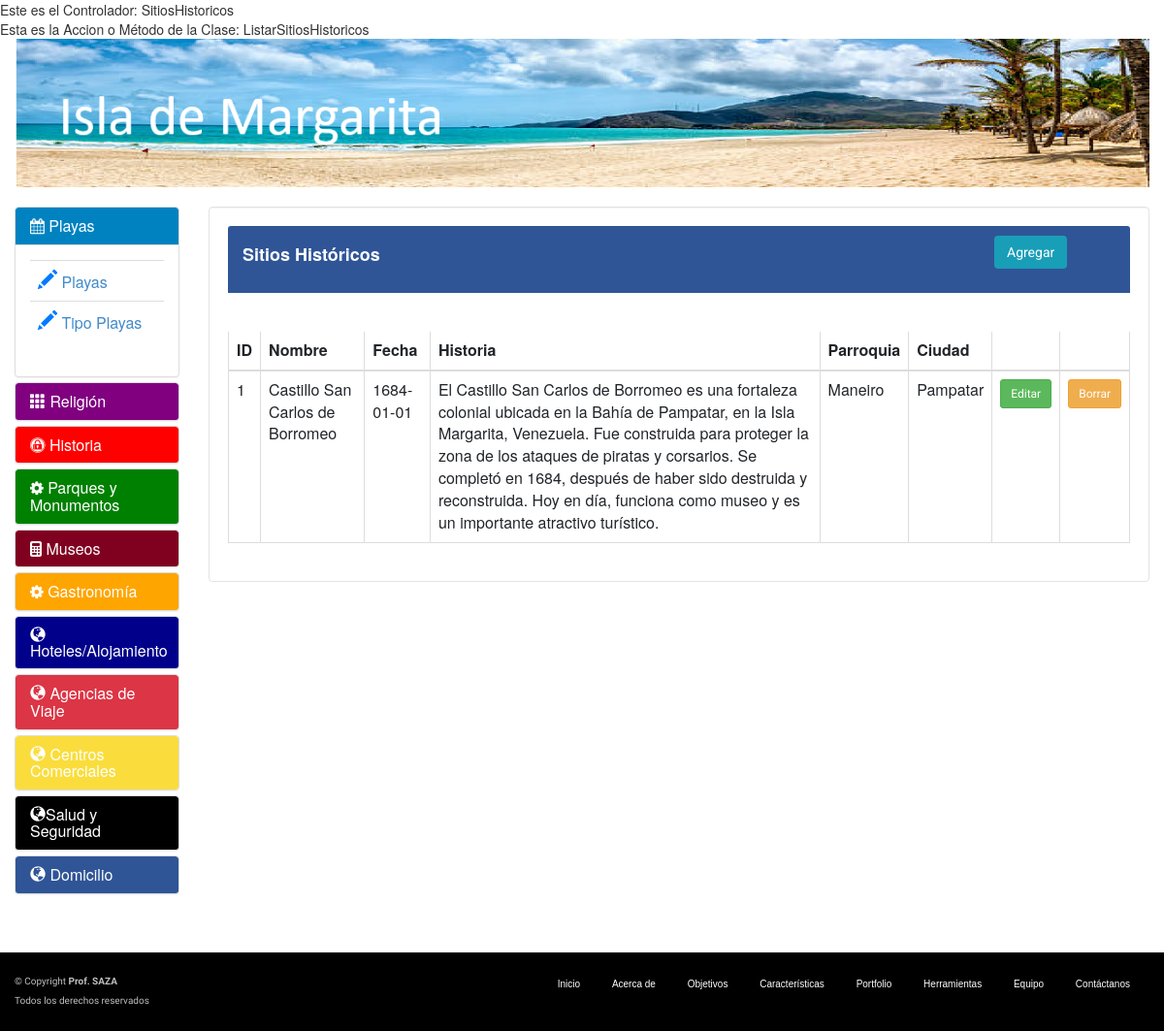
Before: /SitiosHistoricos/ListarSitiosHistoricos with the older database file.
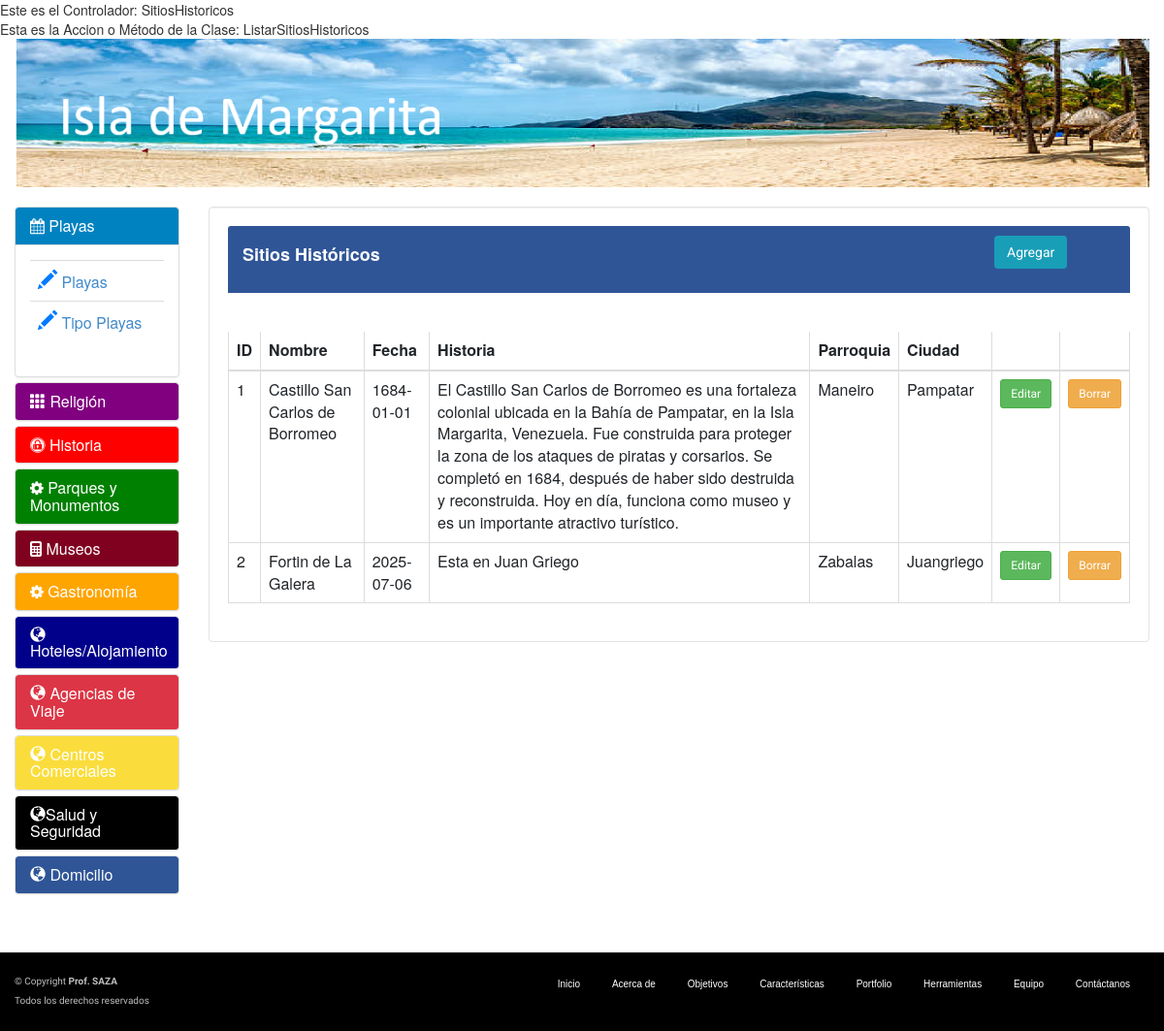
After: the same page with the newer database file.
### tables this page shows
CREATE TABLE IF NOT EXISTS `tbl_sitioshistoricos` (
  `id_SitiosHistoricos` int NOT NULL AUTO_INCREMENT,
  `Nombre_Sitio` varchar(100) NOT NULL,
  `fecha_creacion` date NOT NULL,
  `Historia` text NOT NULL,
  `imagen` varchar(255) NOT NULL,
  `CodCiudad` int NOT NULL,
  `CodParroquia` int NOT NULL,
  PRIMARY KEY (`id_SitiosHistoricos`),
  UNIQUE KEY `Nombre_Sitio` (`Nombre_Sitio`),
  KEY `CodCiudad` (`CodCiudad`),
  KEY `CodParroquia` (`CodParroquia`)
);

CREATE TABLE IF NOT EXISTS `tbl_parroquia` (
  `Cod_Parroquia` int NOT NULL,
  `Cod_Municipio` int NOT NULL,
  `Des_Parroquia` varchar(100) NOT NULL,
  PRIMARY KEY (`Cod_Parroquia`),
  KEY `Cod_Municipio` (`Cod_Municipio`)
);

CREATE TABLE IF NOT EXISTS `tbl_ciudad` (
  `Cod_Ciudad` int NOT NULL,
  `Cod_Estado` int NOT NULL,
  `Des_Ciudad` varchar(52) NOT NULL,
  PRIMARY KEY (`Cod_Ciudad`),
  KEY `Cod_Estado` (`Cod_Estado`)
);

### controllers/SitiosHistoricosController.php (called while the page is built, shortened)
<?php
class SitiosHistoricosController
{
     function ListarSitiosHistoricos(){
         require_once('views/SitiosHistoricos/listarsitioshistoricos.php');
    }
    static public function ListarSitiosHistoricos1(){
       	 require_once('models/SitiosHistoricosModels.php');
         $result_Listar= SitiosHistoricosModels::ListarSitiosHitoricos();
         return $result_Listar;
    }
}
?>

### models/SitiosHistoricosModels.php (called while the page is built, shortened)
<?php
class SitiosHistoricosModels
{
	public static function Get_Data($sql){
		$conexion=Conectar::conexion();
		try {
			!$result = mysqli_query($conexion, $sql);
		if ($result) {
            if (mysqli_affected_rows($conexion) == 0) {
                return false;
            } else {
                return $result;
            }
        } else {
            return false;
        }
		} catch (Exception $e) {
			return false;
		} finally {
			$conexion = Conectar::desconexion($conexion);
		}
	}
	public static function ListarSitiosHitoricos(){
		$sql_SitiosHistoricos = "SELECT `tbl_sitioshistoricos`.*, `tbl_ciudad`.`Des_Ciudad`, `tbl_parroquia`.`Des_Parroquia`
								FROM `tbl_sitioshistoricos`
								LEFT JOIN `tbl_ciudad` ON `tbl_sitioshistoricos`.`CodCiudad` = `tbl_ciudad`.`Cod_Ciudad`
								LEFT JOIN `tbl_parroquia` ON `tbl_sitioshistoricos`.`CodParroquia` = `tbl_parroquia`.`Cod_Parroquia`;";
        $result_SitiosHistoricos = SitiosHistoricosModels::Get_Data($sql_SitiosHistoricos);
        return $result_SitiosHistoricos;
	}
}
?>

### views/SitiosHistoricos/listarsitioshistoricos.php (the view)
<?php
   require_once('controllers/SitiosHistoricosController.php');
   $controller = new SitiosHistoricosController();
   $result_sitios = $controller->ListarSitiosHistoricos1();
   $numrows = 0;
   if($result_sitios) {
        $numrows = mysqli_num_rows($result_sitios);
    }
?>
<div class="contaniner">
<div class="panel-heading" style="background-color: #2F5597">
    <div class="row">
        <div class="col-10" style="color: white">
            <h4><b>Sitios Históricos</b></h4>
        </div>
        <div class="col-2">
            <form action="<?php echo SERVERURL ?>SitiosHistoricos/IngresarSitioHistorico" method="POST">
                <button type="submit" class="btn btn-prymary" text-align = "center">Agregar</button>
            </form>
        </div>
    </div>
</div>
<br><br>
<div class="table-responsive">
    <table id="dtBasicExample" class="table table-bordered">
        <thead>
            <tr>
                <th>ID</th>
                <th>Nombre</th>
                <th>Fecha</th>
                <th>Historia</th>
                <th>Parroquia</th>
                <th>Ciudad</th>
                <th></th>
                <th></th>
            </tr>
        </thead>
        <tbody>
        <?php
        if ($numrows > 0) {
            while ($row = mysqli_fetch_array($result_sitios)) {
                ?>
                <tr>
                    <td><?php echo $row['id_SitiosHistoricos']; ?></td>
                    <td><?php echo $row['Nombre_Sitio']; ?></td>
                    <td><?php echo $row['fecha_creacion']; ?></td>
                    <td><?php echo $row['Historia']; ?></td>
                    <td><?php echo $row['Des_Parroquia']; ?></td>
                    <td><?php echo $row['Des_Ciudad']; ?></td>
                    <td align= "center" width="50px">
                        <form action="<?php echo SERVERURL ?>SitiosHistoricos/ActualizarSitioHistorico/<?php echo $row['id_SitiosHistoricos']; ?>" method="POST" style="display:inline;">
                            <button type="submit" class="btn btn-sm btn-success">Editar</button>
                        </form>
                    <td align= "center" width="50px">
                        <form action="<?php echo SERVERURL ?>SitiosHistoricos/BorrarSitioHistorico/<?php echo $row['id_SitiosHistoricos']; ?>" method="POST" style="display:inline;">
                            <button type="submit" class="btn btn-sm btn-warning">Borrar</button>
                        </form>
                    </td>
                </tr>
                <?php
            }
        }
        ?>
        </tbody>
    </table>
</div>
</div>

Changed rows visible on the page:
added tbl_sitioshistoricos: id_SitiosHistoricos "2", Nombre_Sitio "Fortin de La Galera", fecha_creacion "2025-07-06", Historia "Esta en Juan Griego", CodParroquia.Des_Parroquia "Zabalas", CodCiudad.Des_Ciudad "Juangriego"
